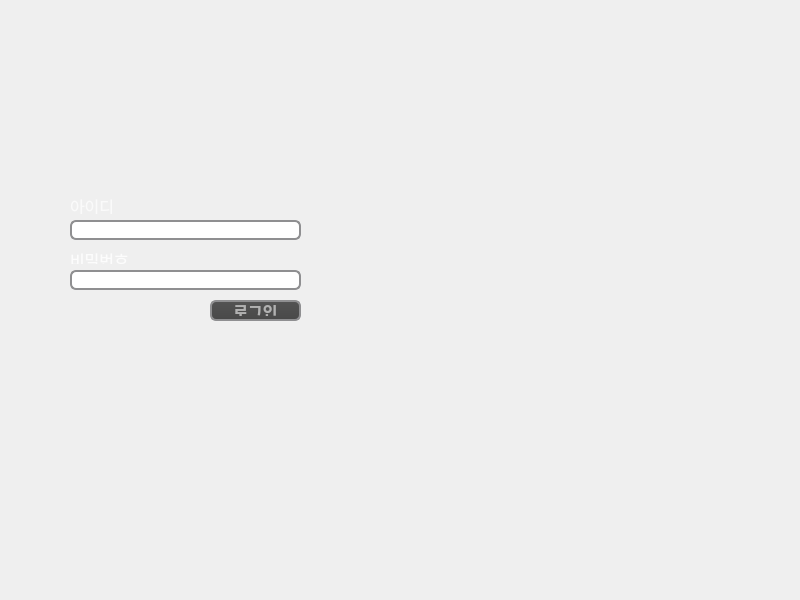
<?xml version="1.0" encoding="UTF-8"?>
<ui version="4.0">
 <class>Login</class>
 <widget class="QWidget" name="Login">
  <property name="geometry">
   <rect>
    <x>0</x>
    <y>0</y>
    <width>800</width>
    <height>600</height>
   </rect>
  </property>
  <property name="windowTitle">
   <string>Form</string>
  </property>
  <widget class="QPushButton" name="pushButton">
   <property name="geometry">
    <rect>
     <x>210</x>
     <y>300</y>
     <width>91</width>
     <height>21</height>
    </rect>
   </property>
   <property name="font">
    <font>
     <family>1훈버거버거 Regular</family>
     <pointsize>12</pointsize>
     <weight>75</weight>
     <bold>true</bold>
    </font>
   </property>
   <property name="styleSheet">
    <string notr="true">QPushButton
{
    color: #b1b1b1;
    background-color: QLinearGradient( x1: 0, y1: 0, x2: 0, y2: 1, stop: 0 #565656, stop: 0.1 #525252, stop: 0.5 #4e4e4e, stop: 0.9 #4a4a4a, stop: 1 #464646);
 border: 2px solid #8f8f91;
     border-radius: 6px;   
 
    padding: 3px;
   
    padding-left: 5px;
    padding-right: 5px;
}

QPushButton:pressed
{
    background-color: QLinearGradient( x1: 0, y1: 0, x2: 0, y2: 1, stop: 0 #2d2d2d, stop: 0.1 #2b2b2b, stop: 0.5 #292929, stop: 0.9 #282828, stop: 1 #252525);
}

QPushButton:hover
{
    border: 2px solid QLinearGradient( x1: 0, y1: 0, x2: 0, y2: 1, stop: 0 #ffa02f, stop: 1 #d7801a);
}</string>
   </property>
   <property name="text">
    <string>로그인</string>
   </property>
  </widget>
  <widget class="QLineEdit" name="lineEdit">
   <property name="geometry">
    <rect>
     <x>70</x>
     <y>220</y>
     <width>231</width>
     <height>20</height>
    </rect>
   </property>
   <property name="styleSheet">
    <string notr="true"> QLineEdit {
     border: 2px solid #8f8f91;
     border-radius: 6px;
    }
QLineEdit:hover
{
    border: 2px solid QLinearGradient( x1: 0, y1: 0, x2: 0, y2: 1, stop: 0 #ffa02f, stop: 1 #d7801a);
}</string>
   </property>
  </widget>
  <widget class="QLabel" name="label">
   <property name="geometry">
    <rect>
     <x>0</x>
     <y>0</y>
     <width>800</width>
     <height>600</height>
    </rect>
   </property>
   <property name="styleSheet">
    <string notr="true">#label{
background-image:url(:/new/prefix1/loginIMG.png);
}
</string>
   </property>
   <property name="text">
    <string/>
   </property>
  </widget>
  <widget class="QLineEdit" name="lineEdit_2">
   <property name="geometry">
    <rect>
     <x>70</x>
     <y>270</y>
     <width>231</width>
     <height>20</height>
    </rect>
   </property>
   <property name="styleSheet">
    <string notr="true"> QLineEdit {
     border: 2px solid #8f8f91;
     border-radius: 6px;
    }
QLineEdit:hover
{
    border: 2px solid QLinearGradient( x1: 0, y1: 0, x2: 0, y2: 1, stop: 0 #ffa02f, stop: 1 #d7801a);
}</string>
   </property>
   <property name="echoMode">
    <enum>QLineEdit::Password</enum>
   </property>
  </widget>
  <widget class="QLabel" name="label_2">
   <property name="geometry">
    <rect>
     <x>70</x>
     <y>194</y>
     <width>56</width>
     <height>20</height>
    </rect>
   </property>
   <property name="font">
    <font>
     <family>1훈버거버거 Regular</family>
     <pointsize>12</pointsize>
    </font>
   </property>
   <property name="toolTip">
    <string>&lt;html&gt;&lt;head/&gt;&lt;body&gt;&lt;p&gt;&lt;span style=&quot; font-weight:400; color:#fafafa;&quot;&gt;아이디&lt;/span&gt;&lt;/p&gt;&lt;/body&gt;&lt;/html&gt;</string>
   </property>
   <property name="text">
    <string>&lt;html&gt;&lt;head/&gt;&lt;body&gt;&lt;p&gt;&lt;span style=&quot; color:#fafafa;&quot;&gt;아이디&lt;/span&gt;&lt;/p&gt;&lt;/body&gt;&lt;/html&gt;</string>
   </property>
  </widget>
  <widget class="QLabel" name="label_3">
   <property name="geometry">
    <rect>
     <x>70</x>
     <y>248</y>
     <width>61</width>
     <height>16</height>
    </rect>
   </property>
   <property name="font">
    <font>
     <family>1훈버거버거 Regular</family>
     <pointsize>12</pointsize>
    </font>
   </property>
   <property name="toolTip">
    <string>&lt;html&gt;&lt;head/&gt;&lt;body&gt;&lt;p&gt;&lt;span style=&quot; font-weight:400; color:#fafafa;&quot;&gt;아이디&lt;/span&gt;&lt;/p&gt;&lt;/body&gt;&lt;/html&gt;</string>
   </property>
   <property name="text">
    <string>&lt;html&gt;&lt;head/&gt;&lt;body&gt;&lt;p&gt;&lt;span style=&quot; color:#fcfcfc;&quot;&gt;비밀번호&lt;/span&gt;&lt;/p&gt;&lt;/body&gt;&lt;/html&gt;</string>
   </property>
  </widget>
  <zorder>label</zorder>
  <zorder>lineEdit_2</zorder>
  <zorder>lineEdit</zorder>
  <zorder>pushButton</zorder>
  <zorder>label_2</zorder>
  <zorder>label_3</zorder>
 </widget>
 <resources/>
 <connections>
  <connection>
   <sender>lineEdit_2</sender>
   <signal>returnPressed()</signal>
   <receiver>pushButton</receiver>
   <slot>click()</slot>
   <hints>
    <hint type="sourcelabel">
     <x>185</x>
     <y>279</y>
    </hint>
    <hint type="destinationlabel">
     <x>255</x>
     <y>310</y>
    </hint>
   </hints>
  </connection>
 </connections>
</ui>
